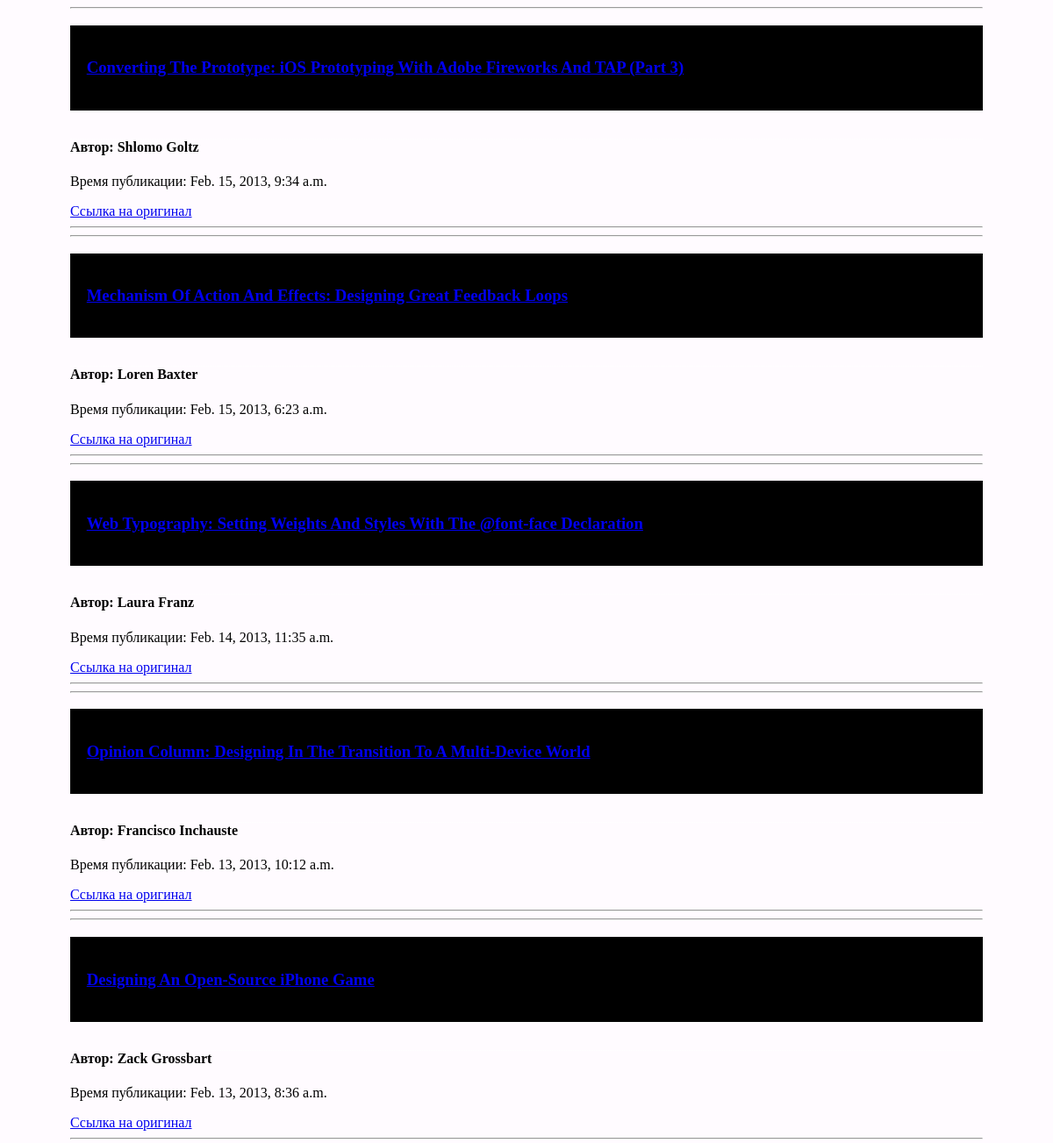
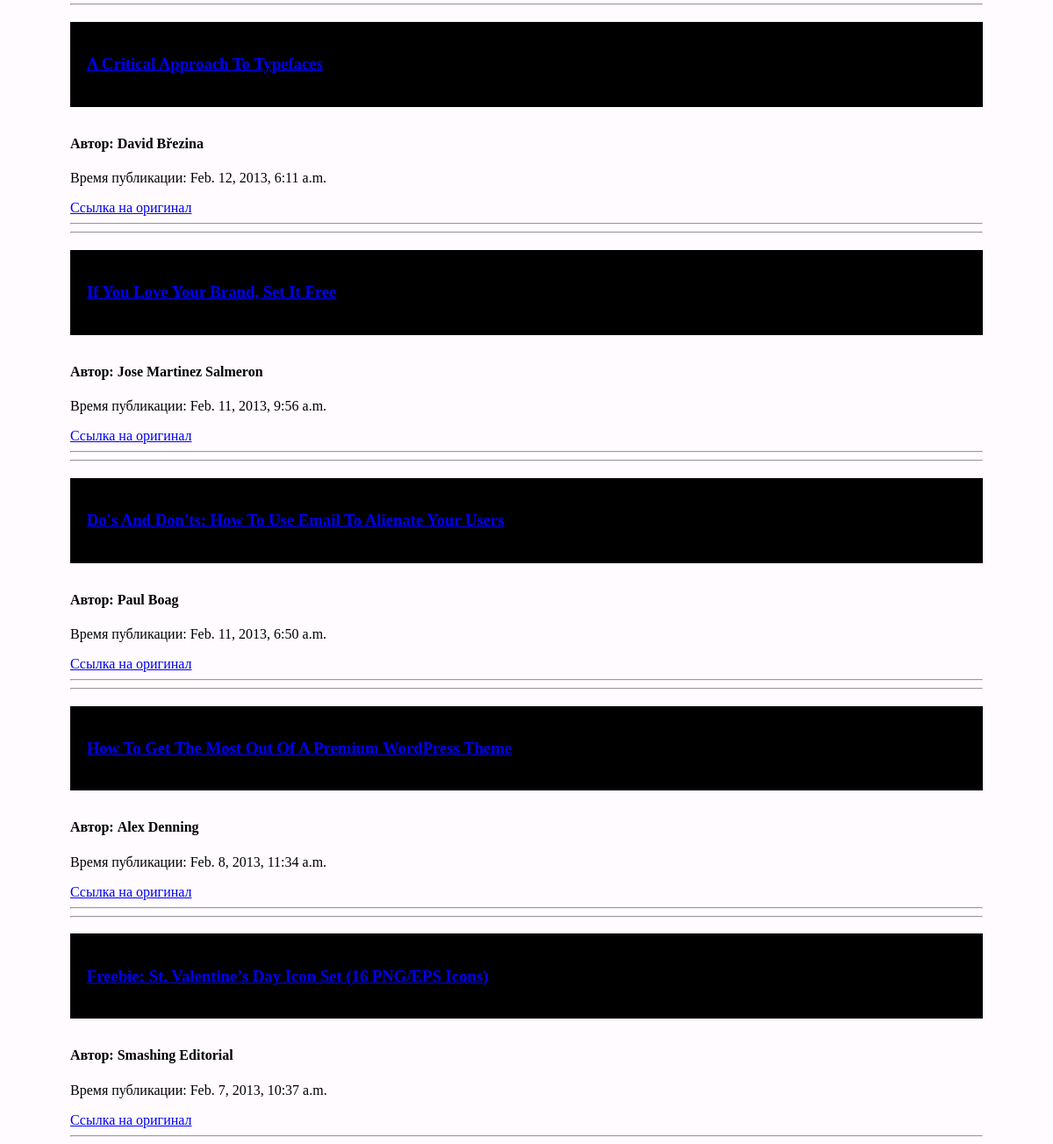
The page / on the database its author committed (2 pictures, top to bottom).
### rss_reader/models.py (models this page shows)
class FeedEntry(models.Model):
    post_id = models.CharField(max_length=150, unique=True)
    author = models.CharField(max_length=150)
    title = models.CharField(max_length=250)
    body = models.TextField()
    link = models.URLField()
    timestamp = models.DateTimeField()
    class Meta:
        ordering = ('-timestamp',)

### rss_reader/views.py (the view)
# urls.py: url(r'^$', views.main),
def main(request):
    feedLoader = FeedLoader('http://rss1.smashingmagazine.com/feed/')
    feedLoader.fetchFeeds(10)
    posts = FeedEntry.objects.all()
    t = loader.get_template("main.html")
    c = Context({'feed': feedLoader, 'posts': posts})
    return HttpResponse(t.render(c))

### rss_reader/feedLoader.py (called while the page is built, shortened)
    def fetchFeeds(self, posts_to_show=20):
        feed = feedparser.parse(self.url)
        self.fillHeader(feed)
        if posts_to_show > feed['entries'].__len__():
            posts_to_show = feed['entries'].__len__()

    def fillHeader(self, feed):
        self.title = feed['feed'].title
        self.subtitle =  feed['feed'].subtitle

### rss_reader/templates/main.html (shortened to what this page needs)
<html>
<head>
</head>
<body>
    {% for post in posts %}
        <hr />
        <h3><a href="fullInfo/{{ post.id }}">{{post.title}}</a></h3>
        <h4>Автор: {{post.author}}</h4>
        <p>Время публикации: {{post.timestamp}}</p>
        <a href={{post.link}}>Ссылка на оригинал</a>
        <hr />
    {% endfor %}
</body>
</html>

### rss_reader/templates/main.html (style rules this page uses)
body { color: #ffffff; background: #fffbff; padding: 0 5em; margin: 0 }
h3 { padding: 2em 1em; background: #000000 }
h4 { color: #000000; border-top: 1px dotted #fff; margin-top: 2em }
p { color: #000000; margin: 1em 0 }

### rows shown on the page
FeedEntry: title "Converting The Prototype: iOS Prototyping With Adobe Fireworks And TAP (Part 3)", author "Shlomo Goltz", timestamp "Feb. 15, 2013, 9:34 a.m."
FeedEntry: title "Mechanism Of Action And Effects: Designing Great Feedback Loops", author "Loren Baxter", timestamp "Feb. 15, 2013, 6:23 a.m."
FeedEntry: title "Web Typography: Setting Weights And Styles With The @font-face Declaration", author "Laura Franz", timestamp "Feb. 14, 2013, 11:35 a.m."
FeedEntry: title "Opinion Column: Designing In The Transition To A Multi-Device World", author "Francisco Inchauste", timestamp "Feb. 13, 2013, 10:12 a.m."
FeedEntry: title "Designing An Open-Source iPhone Game", author "Zack Grossbart", timestamp "Feb. 13, 2013, 8:36 a.m."
FeedEntry: title "A Critical Approach To Typefaces", author "David Březina", timestamp "Feb. 12, 2013, 6:11 a.m."
FeedEntry: title "If You Love Your Brand, Set It Free", author "Jose Martinez Salmeron", timestamp "Feb. 11, 2013, 9:56 a.m."
FeedEntry: title "Do's And Don'ts: How To Use Email To Alienate Your Users", author "Paul Boag", timestamp "Feb. 11, 2013, 6:50 a.m."
FeedEntry: title "How To Get The Most Out Of A Premium WordPress Theme", author "Alex Denning", timestamp "Feb. 8, 2013, 11:34 a.m."
FeedEntry: title "Freebie: St. Valentine’s Day Icon Set (16 PNG/EPS Icons)", author "Smashing Editorial", timestamp "Feb. 7, 2013, 10:37 a.m."
